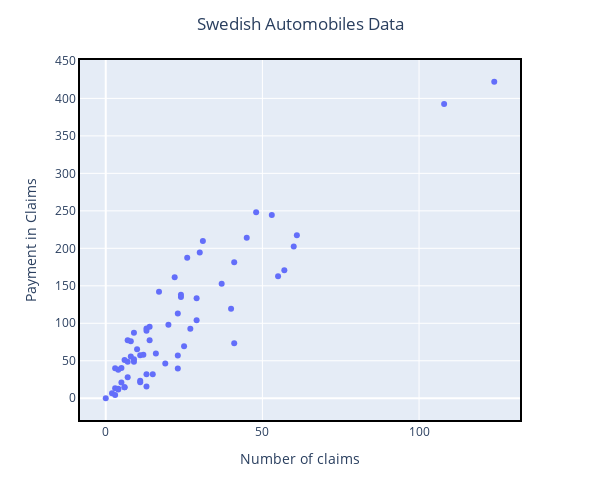

The code cell stored with this chart in its notebook:
### Code cell
# Scatter Plot
fig = px.scatter(x=data['X'], y=data['Y'])
fig.update_layout(title='Swedish Automobiles Data',
                  title_x=.5,
                  xaxis_title="Number of claims",
                  yaxis_title='Payment in Claims', 
                  height=500,
                  width=600)
fig.update_xaxes(showline=True,
                 linewidth=2,
                 linecolor="black",
                 mirror=True)
fig.update_yaxes(
    showline=True,
                 linewidth=2,
                 linecolor='black',
                 mirror=True)
fig.show()

### Figure 1 — Plotly figure (JSON) as saved in the notebook; plotly's stock layout.template omitted (floating-point values rounded to 4 significant figures)
{"data": [{"hovertemplate": "x=%{x}<br>y=%{y}<extra></extra>", "legendgroup": "", "marker": {"color": "#636efa", "symbol": "circle"}, "mode": "markers", "name": "", "orientation": "v", "showlegend": false, "type": "scatter", "x": [108, 19, 13, 124, 40, 57, 23, 14, 45, 10, 5, 48, 11, 23, 7, 2, 24, 6, 3, 23, 6, 9, 9, 3, 29, 7, 4, 20, 7, 4, 0, 25, 6, 5, 22, 11, 61, 12, 4, 16, 13, 60, 41, 37, 55, 41, 11, 27, 8, 3, 17, 13, 13, 15, 8, 29, 30, 24, 9, 31, 14, 53, 26], "xaxis": "x", "y": [392.5, 46.2, 15.7, 422.2, 119.4, 170.9, 56.9, 77.5, 214, 65.3, 20.9, 248.1, 23.5, 39.6, 48.8, 6.6, 134.9, 50.9, 4.4, 113, 14.8, 48.7, 52.1, 13.2, 103.9, 77.5, 11.8, 98.1, 27.9, 38.1, 0, 69.2, 14.6, 40.3, 161.5, 57.2, 217.6, 58.1, 12.6, 59.6, 89.9, 202.4, 181.3, 152.8, 162.8, 73.4, 21.3, 92.6, 76.1, 39.9, 142.1, 93, 31.9, 32.1, 55.6, 133.3, 194.5, 137.9, 87.4, 209.8, 95.5, 244.6, 187.5], "yaxis": "y"}], "layout": {"height": 500, "legend": {"tracegroupgap": 0}, "margin": {"t": 60}, "title": {"text": "Swedish Automobiles Data", "x": 0.5}, "width": 600, "xaxis": {"anchor": "y", "autorange": true, "domain": [0, 1], "linecolor": "black", "linewidth": 2, "mirror": true, "range": [-8.219, 132.2], "showline": true, "title": {"text": "Number of claims"}, "type": "linear"}, "yaxis": {"anchor": "x", "autorange": true, "domain": [0, 1], "linecolor": "black", "linewidth": 2, "mirror": true, "range": [-29.01, 451.2], "showline": true, "title": {"text": "Payment in Claims"}, "type": "linear"}}}
